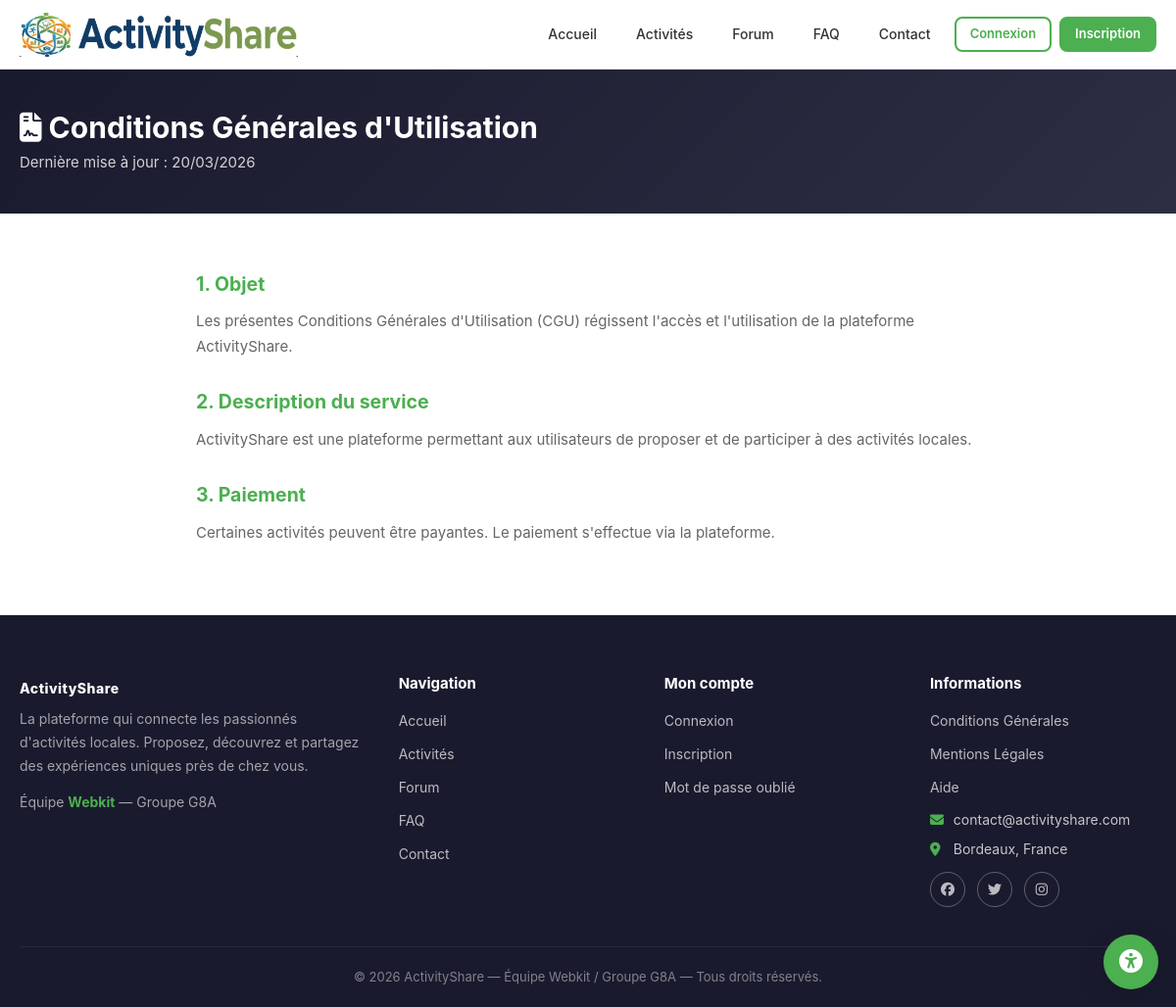
Page /index.php?page=cgu on the committed database.
### tables this page shows
CREATE TABLE contenu_editorial (
    id INT AUTO_INCREMENT PRIMARY KEY,
    cle VARCHAR(50) NOT NULL UNIQUE,
    titre VARCHAR(255) NOT NULL,
    contenu LONGTEXT NOT NULL,
    date_maj DATETIME DEFAULT CURRENT_TIMESTAMP ON UPDATE CURRENT_TIMESTAMP
);

### controllers/ContactController.php (called while the page is built, shortened)
<?php
class ContactController {
    public function cgu() {
        $editorialModel = new EditorialContent();
        $contenu = $editorialModel->getByKey('cgu');
        $pageTitle = $contenu ? $contenu['titre'] : 'Conditions Générales d\'Utilisation';
        $iconClass = 'fa-file-contract';
        include __DIR__ . '/../views/layout/header.php';
        include __DIR__ . '/../views/pages/editorial.php';
        include __DIR__ . '/../views/layout/footer.php';
    }
}

### config/database.php (called while the page is built)
<?php
class Database {
    private static $instance = null;
    private $connection;
    private function __construct() {
        $host = 'localhost';
        $port = '8889';
        $dbname = 'activityshare';
        $username = 'root';
        $password = 'root';
        try {
            $this->connection = new PDO(
                "mysql:host=$host;port=$port;dbname=$dbname;charset=utf8mb4",
                $username,
                $password
            );
            $this->connection->setAttribute(PDO::ATTR_ERRMODE, PDO::ERRMODE_EXCEPTION);
            $this->connection->setAttribute(PDO::ATTR_DEFAULT_FETCH_MODE, PDO::FETCH_ASSOC);
        } catch (PDOException $e) {
            die("Erreur de connexion : " . $e->getMessage());
        }
    }
    public static function getInstance() {
        if (self::$instance === null) {
            self::$instance = new Database();
        }
        return self::$instance;
    }
    public function getConnection() {
        return $this->connection;
    }
}

### models/EditorialContent.php (called while the page is built, shortened)
<?php
class EditorialContent {
    private $db;
    public function __construct() {
        $this->db = Database::getInstance()->getConnection();
    }
    public function getByKey($cle) {
        $sql = "SELECT * FROM contenu_editorial WHERE cle = ?";
        $stmt = $this->db->prepare($sql);
        $stmt->execute([$cle]);
        return $stmt->fetch();
    }
}

### helpers/functions.php (called while the page is built, shortened)
<?php
function sanitize($data) {
    $data = trim($data);
    $data = htmlspecialchars($data, ENT_QUOTES, 'UTF-8');
    return $data;
}
function formatDateShort($date) {
    $d = new DateTime($date);
    return $d->format('d/m/Y');
}

### views/pages/editorial.php (the view)
<section class="section page-header-section">
    <div class="container">
        <h1><i class="fas <?= isset($iconClass) ? $iconClass : 'fa-file-alt' ?>" aria-hidden="true"></i>
            <?= sanitize($contenu['titre'] ?? $pageTitle) ?></h1>
        <?php if (!empty($contenu['date_maj'])): ?>
            <p>Dernière mise à jour : <?= formatDateShort($contenu['date_maj']) ?></p>
        <?php endif; ?>
    </div>
</section>
<section class="section">
    <div class="container">
        <div class="legal-content">
            <?php if (!empty($contenu['contenu'])): ?>
                <?= $contenu['contenu'] ?>
            <?php else: ?>
                <p class="text-muted">Aucun contenu n'a été publié pour cette page.</p>
            <?php endif; ?>
        </div>
    </div>
</section>

### assets/css/style.css (style rules this page uses)
:root { --green: #4CAF50; --green-dark: #388E3C; --green-light: #E8F5E9; --dark: #1a1a2e; --dark-light: #2d2d44; --orange: #F57F17; --orange-dark: #E65100; --white: #FFFFFF; --gray-light: #F5F5F5; --gray: #E0E0E0; --gray-dark: #9E9E9E; --text: #333333; --text-light: #666666; --danger: #E53935; --danger-light: #FFEBEE; --info: #1E88E5; --info-light: #E3F2FD; --warning: #FFA726; --warning-light: #FFF3E0; --success: #4CAF50; --success-light: #E8F5E9; --shadow: 0 2px 12px rgba(0, 0, 0, 0.08); --shadow-lg: 0 8px 30px rgba(0, 0, 0, 0.12); --radius: 12px; --radius-sm: 8px; --radius-xs: 4px; --transition: all 0.3s ease; --font-scale: 1; }
html { font-size: calc(15px * var(--font-scale)); }
* { margin: 0; padding: 0; box-sizing: border-box; }
html { scroll-behavior: smooth; }
body { font-family: -apple-system, BlinkMacSystemFont, 'Segoe UI', Roboto, Oxygen, Ubuntu, sans-serif; font-size: 15px; line-height: 1.6; color: var(--text); background-color: var(--white); min-height: 100vh; display: flex; flex-direction: column; }
h1, h2, h3, h4, h5, h6 { font-weight: 700; line-height: 1.3; color: var(--dark); }
.container { max-width: 1200px; margin: 0 auto; padding: 0 20px; }
.section { padding: 60px 0; }
.page-header-section { background: linear-gradient(135deg, var(--dark) 0%, var(--dark-light) 100%); padding: 40px 0; color: var(--white); }
.page-header-section h1 { color: var(--white); font-size: 2rem; margin-bottom: 4px; }
.page-header-section p { opacity: 0.8; }
.legal-content { max-width: 800px; margin: 0 auto; }
.legal-content h2 { font-size: 1.3rem; margin: 32px 0 12px; color: var(--green); }
.legal-content h2:first-child { margin-top: 0; }
.legal-content p { margin-bottom: 12px; line-height: 1.7; color: var(--text-light); }

### rows in the picture
contenu_editorial: titre "Conditions Générales d'Utilisation", date_maj "20/03/2026", contenu "1. Objet Les présentes Conditions Générales d'Utilisation (CGU) régissent l'accès et l'utilisation de la plateforme ActivityShare. 2. Description du service ActivityShare est une plateforme permettant aux utilisateurs de proposer et de participer à des activités locales. 3. Paiement Certaines activités peuvent être payantes. Le paiement s'effectue via la plateforme."
